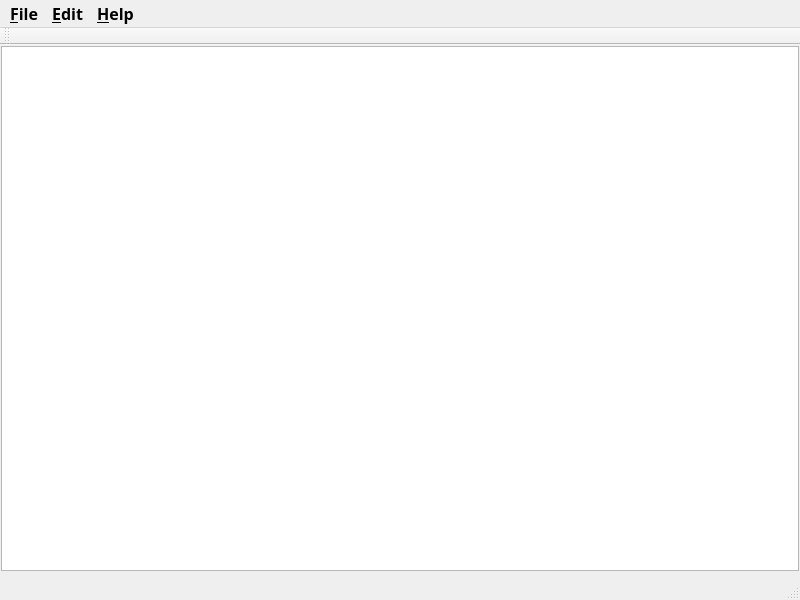
<?xml version="1.0" encoding="UTF-8"?>
<ui version="4.0">
 <class>MainWindow</class>
 <widget class="QMainWindow" name="MainWindow">
  <property name="geometry">
   <rect>
    <x>0</x>
    <y>0</y>
    <width>800</width>
    <height>600</height>
   </rect>
  </property>
  <property name="font">
   <font>
    <family>Malgun Gothic</family>
    <pointsize>12</pointsize>
    <weight>75</weight>
    <bold>true</bold>
   </font>
  </property>
  <property name="windowTitle">
   <string>MainWindow</string>
  </property>
  <widget class="QWidget" name="centralwidget">
   <layout class="QHBoxLayout" name="horizontalLayout">
    <property name="leftMargin">
     <number>1</number>
    </property>
    <property name="topMargin">
     <number>1</number>
    </property>
    <property name="rightMargin">
     <number>1</number>
    </property>
    <property name="bottomMargin">
     <number>1</number>
    </property>
    <item>
     <widget class="QTextEdit" name="textEdit"/>
    </item>
   </layout>
  </widget>
  <widget class="QStatusBar" name="statusbar"/>
  <widget class="QMenuBar" name="menubar">
   <property name="geometry">
    <rect>
     <x>0</x>
     <y>0</y>
     <width>800</width>
     <height>27</height>
    </rect>
   </property>
   <widget class="QMenu" name="menu_File">
    <property name="title">
     <string>&amp;File</string>
    </property>
    <widget class="QMenu" name="menu_Open_Recent">
     <property name="title">
      <string>&amp;Open Recent</string>
     </property>
     <addaction name="action_Open_All_2"/>
     <addaction name="separator"/>
    </widget>
    <widget class="QMenu" name="menu_Save">
     <property name="title">
      <string>&amp;Save</string>
     </property>
     <addaction name="separator"/>
    </widget>
    <addaction name="action_New_3"/>
    <addaction name="separator"/>
    <addaction name="action_Open_3"/>
    <addaction name="menu_Open_Recent"/>
    <addaction name="separator"/>
    <addaction name="menu_Save"/>
    <addaction name="separator"/>
    <addaction name="action_Exit_3"/>
    <addaction name="separator"/>
   </widget>
   <widget class="QMenu" name="menu_Edit">
    <property name="title">
     <string>&amp;Edit</string>
    </property>
    <addaction name="action_Copy"/>
    <addaction name="separator"/>
    <addaction name="action_Cut"/>
    <addaction name="separator"/>
    <addaction name="action_Paste"/>
    <addaction name="action_find_and_replace"/>
   </widget>
   <widget class="QMenu" name="menu_Help">
    <property name="title">
     <string>&amp;Help</string>
    </property>
    <addaction name="action_abut"/>
    <addaction name="separator"/>
   </widget>
   <addaction name="menu_File"/>
   <addaction name="menu_Edit"/>
   <addaction name="menu_Help"/>
  </widget>
  <widget class="QToolBar" name="toolBar">
   <property name="windowTitle">
    <string>toolBar</string>
   </property>
   <attribute name="toolBarArea">
    <enum>TopToolBarArea</enum>
   </attribute>
   <attribute name="toolBarBreak">
    <bool>false</bool>
   </attribute>
  </widget>
  <action name="action_New">
   <property name="text">
    <string>&amp;New...</string>
   </property>
   <property name="toolTip">
    <string>New document</string>
   </property>
   <property name="shortcut">
    <string>Ctrl+N</string>
   </property>
  </action>
  <action name="action_Open">
   <property name="text">
    <string>&amp;Open...</string>
   </property>
   <property name="shortcut">
    <string>Ctrl+O</string>
   </property>
  </action>
  <action name="action_Open_Recent">
   <property name="text">
    <string>&amp;Open Recent</string>
   </property>
  </action>
  <action name="action_Save">
   <property name="checkable">
    <bool>true</bool>
   </property>
   <property name="text">
    <string>&amp;Save...</string>
   </property>
   <property name="shortcut">
    <string>Ctrl+S</string>
   </property>
  </action>
  <action name="action_Exit">
   <property name="text">
    <string>&amp;Exit...</string>
   </property>
   <property name="shortcut">
    <string>Esc</string>
   </property>
  </action>
  <action name="action_New_2">
   <property name="text">
    <string>&amp;New</string>
   </property>
  </action>
  <action name="action_Open_2">
   <property name="text">
    <string>&amp;Open</string>
   </property>
  </action>
  <action name="action_Exit_2">
   <property name="text">
    <string>&amp;Exit</string>
   </property>
  </action>
  <action name="action_Open_All">
   <property name="text">
    <string>&amp;Open All</string>
   </property>
  </action>
  <action name="action_Save_As">
   <property name="text">
    <string>&amp;Save As</string>
   </property>
   <property name="shortcut">
    <string>Ctrl+S</string>
   </property>
  </action>
  <action name="action_New_3">
   <property name="text">
    <string>&amp;New</string>
   </property>
   <property name="toolTip">
    <string>Make a new document</string>
   </property>
   <property name="shortcut">
    <string>Ctrl+N</string>
   </property>
  </action>
  <action name="action_Open_3">
   <property name="text">
    <string>&amp;Open...</string>
   </property>
   <property name="toolTip">
    <string>Open a document</string>
   </property>
   <property name="shortcut">
    <string>Ctrl+O</string>
   </property>
  </action>
  <action name="action_Exit_3">
   <property name="text">
    <string>&amp;Exit...</string>
   </property>
   <property name="shortcut">
    <string>Esc</string>
   </property>
  </action>
  <action name="action_Open_All_2">
   <property name="text">
    <string>&amp;Open All</string>
   </property>
  </action>
  <action name="action_Save_as">
   <property name="text">
    <string>&amp;Save as..</string>
   </property>
   <property name="shortcut">
    <string>Ctrl+S</string>
   </property>
  </action>
  <action name="action_Copy">
   <property name="text">
    <string>&amp;Copy...</string>
   </property>
   <property name="shortcut">
    <string>Ctrl+C</string>
   </property>
  </action>
  <action name="action_Cut">
   <property name="text">
    <string>&amp;Cut...</string>
   </property>
   <property name="shortcut">
    <string>Ctrl+X</string>
   </property>
  </action>
  <action name="action_Paste">
   <property name="text">
    <string>&amp;Paste...</string>
   </property>
   <property name="shortcut">
    <string>Ctrl+V</string>
   </property>
  </action>
  <action name="action_abut">
   <property name="text">
    <string>&amp;About...</string>
   </property>
  </action>
  <action name="action_find_and_replace">
   <property name="text">
    <string>&amp;Find_and_Replace...</string>
   </property>
   <property name="toolTip">
    <string>find_and_replace</string>
   </property>
   <property name="shortcut">
    <string>Ctrl+F</string>
   </property>
  </action>
 </widget>
 <resources/>
 <connections/>
</ui>
